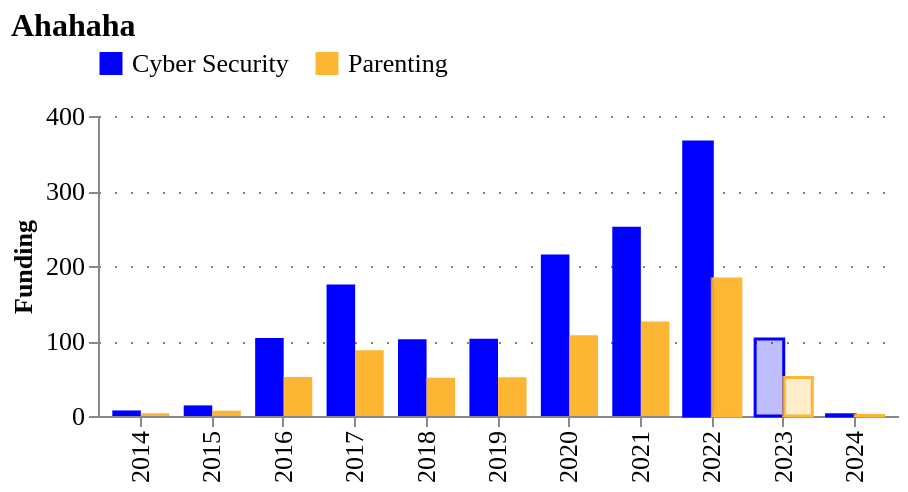

Write notebook code for a chart like this one.
### Code cell
(
    charts.configure_plots(
        charts.ts_bar_incomplete(
        ts_test,
        "raised_amount_gbp_total",
        "Funding",
        categories_to_show=["Cyber Security", "Parenting"],
        category_column="category",
        max_complete_year=2022
    ), "Ahahaha")
)

### Figure 1 — Vega-Lite specification as saved in the notebook (floating-point values rounded to 4 significant figures)
{"config": {"title": {"font": "Averta", "anchor": "start"}, "subtitle": {"font": "Averta"}, "axis": {"labelFont": "Averta", "titleFont": "Averta", "gridColor": "grey", "gridDash": [1, 7], "labelFontSize": 13, "titleFontSize": 13}, "header": {"labelFont": "Averta", "titleFont": "Averta"}, "legend": {"labelFont": "Averta", "titleFont": "Averta", "labelFontSize": 13, "titleFontSize": 13}, "range": {"category": ["#0000FF", "#FDB633", "#18A48C", "#9A1BBE", "#EB003B", "#FF6E47", "#646363", "#0F294A", "#97D9E3", "#A59BEE", "#F6A4B7", "#D2C9C0", "#FFFFFF", "#000000"], "ordinal": {"scheme": ["#0000FF", "#FDB633", "#18A48C", "#9A1BBE", "#EB003B", "#FF6E47", "#646363", "#0F294A", "#97D9E3", "#A59BEE", "#F6A4B7", "#D2C9C0", "#FFFFFF", "#000000"]}}, "view": {"strokeWidth": 0}}, "layer": [{"data": {"name": "data-25283bfaca9eaa8b6de0ed3ecb829c80"}, "mark": {"type": "bar", "fillOpacity": 1, "filled": true, "strokeOpacity": 1, "strokeWidth": 1.5}, "encoding": {"color": {"field": "category", "legend": {"orient": "top", "title": ""}, "type": "nominal"}, "tooltip": [{"field": "category", "title": "", "type": "nominal"}, {"field": "year", "title": "", "type": "ordinal"}, {"field": "raised_amount_gbp_total", "format": ",.3f", "title": "Funding", "type": "quantitative"}], "x": {"field": "year", "title": "", "type": "ordinal"}, "xOffset": {"field": "category", "type": "nominal"}, "y": {"field": "raised_amount_gbp_total", "title": "Funding", "type": "quantitative"}}, "transform": [{"filter": "datum.year <= 2022"}]}, {"data": {"name": "data-25283bfaca9eaa8b6de0ed3ecb829c80"}, "mark": {"type": "bar", "fillOpacity": 1, "filled": false, "strokeOpacity": 1, "strokeWidth": 1.5}, "encoding": {"color": {"field": "category", "legend": {"orient": "top", "title": ""}, "type": "nominal"}, "tooltip": [], "x": {"field": "year", "title": "", "type": "ordinal"}, "xOffset": {"field": "category", "type": "nominal"}, "y": {"field": "raised_amount_gbp_total", "title": "Funding", "type": "quantitative"}}, "transform": [{"filter": "datum.year >= 2022"}]}, {"data": {"name": "data-25283bfaca9eaa8b6de0ed3ecb829c80"}, "mark": {"type": "bar", "fillOpacity": 0.25, "filled": true, "strokeOpacity": 1, "strokeWidth": 1.5}, "encoding": {"color": {"field": "category", "legend": {"orient": "top", "title": ""}, "type": "nominal"}, "tooltip": [{"field": "category", "title": "", "type": "nominal"}, {"field": "year", "title": "", "type": "ordinal"}, {"field": "raised_amount_gbp_total", "format": ",.3f", "title": "Funding", "type": "quantitative"}], "x": {"field": "year", "title": "", "type": "ordinal"}, "xOffset": {"field": "category", "type": "nominal"}, "y": {"field": "raised_amount_gbp_total", "title": "Funding", "type": "quantitative"}}, "transform": [{"filter": "datum.year >= 2022"}]}], "height": 150, "title": {"anchor": "start", "text": "Ahahaha", "fontSize": 16, "subtitle": "", "subtitleFont": "Averta", "subtitleFontSize": 13}, "width": 400, "$schema": "https://vega.github.io/schema/vega-lite/v5.20.1.json", "datasets": {"data-25283bfaca9eaa8b6de0ed3ecb829c80": [{"time_period": "2014-01-01T00:00:00", "year": 2014, "n_rounds": 23, "raised_amount_usd_total": 12.38, "raised_amount_gbp_total": 7.405, "n_orgs_founded": 74, "category": "Cyber Security"}, {"time_period": "2015-01-01T00:00:00", "year": 2015, "n_rounds": 62, "raised_amount_usd_total": 21.34, "raised_amount_gbp_total": 14.15, "n_orgs_founded": 106, "category": "Cyber Security"}, {"time_period": "2016-01-01T00:00:00", "year": 2016, "n_rounds": 69, "raised_amount_usd_total": 135.5, "raised_amount_gbp_total": 104.1, "n_orgs_founded": 79, "category": "Cyber Security"}, {"time_period": "2017-01-01T00:00:00", "year": 2017, "n_rounds": 84, "raised_amount_usd_total": 224.8, "raised_amount_gbp_total": 175.2, "n_orgs_founded": 73, "category": "Cyber Security"}, {"time_period": "2018-01-01T00:00:00", "year": 2018, "n_rounds": 70, "raised_amount_usd_total": 134.7, "raised_amount_gbp_total": 102.3, "n_orgs_founded": 57, "category": "Cyber Security"}, {"time_period": "2019-01-01T00:00:00", "year": 2019, "n_rounds": 51, "raised_amount_usd_total": 131.2, "raised_amount_gbp_total": 103.0, "n_orgs_founded": 52, "category": "Cyber Security"}, {"time_period": "2020-01-01T00:00:00", "year": 2020, "n_rounds": 50, "raised_amount_usd_total": 283.3, "raised_amount_gbp_total": 215.3, "n_orgs_founded": 61, "category": "Cyber Security"}, {"time_period": "2021-01-01T00:00:00", "year": 2021, "n_rounds": 88, "raised_amount_usd_total": 345.4, "raised_amount_gbp_total": 252.2, "n_orgs_founded": 48, "category": "Cyber Security"}, {"time_period": "2022-01-01T00:00:00", "year": 2022, "n_rounds": 130, "raised_amount_usd_total": 446.4, "raised_amount_gbp_total": 365.4, "n_orgs_founded": 23, "category": "Cyber Security"}, {"time_period": "2023-01-01T00:00:00", "year": 2023, "n_rounds": 56, "raised_amount_usd_total": 128.1, "raised_amount_gbp_total": 102.7, "n_orgs_founded": 17, "category": "Cyber Security"}, {"time_period": "2024-01-01T00:00:00", "year": 2024, "n_rounds": 12, "raised_amount_usd_total": 2.061, "raised_amount_gbp_total": 1.627, "n_orgs_founded": 3, "category": "Cyber Security"}, {"time_period": "2014-01-01T00:00:00", "year": 2014, "n_rounds": 23, "raised_amount_usd_total": 12.38, "raised_amount_gbp_total": 3.702, "n_orgs_founded": 74, "category": "Parenting"}, {"time_period": "2015-01-01T00:00:00", "year": 2015, "n_rounds": 62, "raised_amount_usd_total": 21.34, "raised_amount_gbp_total": 7.073, "n_orgs_founded": 106, "category": "Parenting"}, {"time_period": "2016-01-01T00:00:00", "year": 2016, "n_rounds": 69, "raised_amount_usd_total": 135.5, "raised_amount_gbp_total": 52.07, "n_orgs_founded": 79, "category": "Parenting"}, {"time_period": "2017-01-01T00:00:00", "year": 2017, "n_rounds": 84, "raised_amount_usd_total": 224.8, "raised_amount_gbp_total": 87.58, "n_orgs_founded": 73, "category": "Parenting"}, {"time_period": "2018-01-01T00:00:00", "year": 2018, "n_rounds": 70, "raised_amount_usd_total": 134.7, "raised_amount_gbp_total": 51.13, "n_orgs_founded": 57, "category": "Parenting"}, {"time_period": "2019-01-01T00:00:00", "year": 2019, "n_rounds": 51, "raised_amount_usd_total": 131.2, "raised_amount_gbp_total": 51.52, "n_orgs_founded": 52, "category": "Parenting"}, {"time_period": "2020-01-01T00:00:00", "year": 2020, "n_rounds": 50, "raised_amount_usd_total": 283.3, "raised_amount_gbp_total": 107.7, "n_orgs_founded": 61, "category": "Parenting"}, {"time_period": "2021-01-01T00:00:00", "year": 2021, "n_rounds": 88, "raised_amount_usd_total": 345.4, "raised_amount_gbp_total": 126.1, "n_orgs_founded": 48, "category": "Parenting"}, {"time_period": "2022-01-01T00:00:00", "year": 2022, "n_rounds": 130, "raised_amount_usd_total": 446.4, "raised_amount_gbp_total": 182.7, "n_orgs_founded": 23, "category": "Parenting"}, {"time_period": "2023-01-01T00:00:00", "year": 2023, "n_rounds": 56, "raised_amount_usd_total": 128.1, "raised_amount_gbp_total": 51.35, "n_orgs_founded": 17, "category": "Parenting"}, {"time_period": "2024-01-01T00:00:00", "year": 2024, "n_rounds": 12, "raised_amount_usd_total": 2.061, "raised_amount_gbp_total": 0.8134, "n_orgs_founded": 3, "category": "Parenting"}]}}
